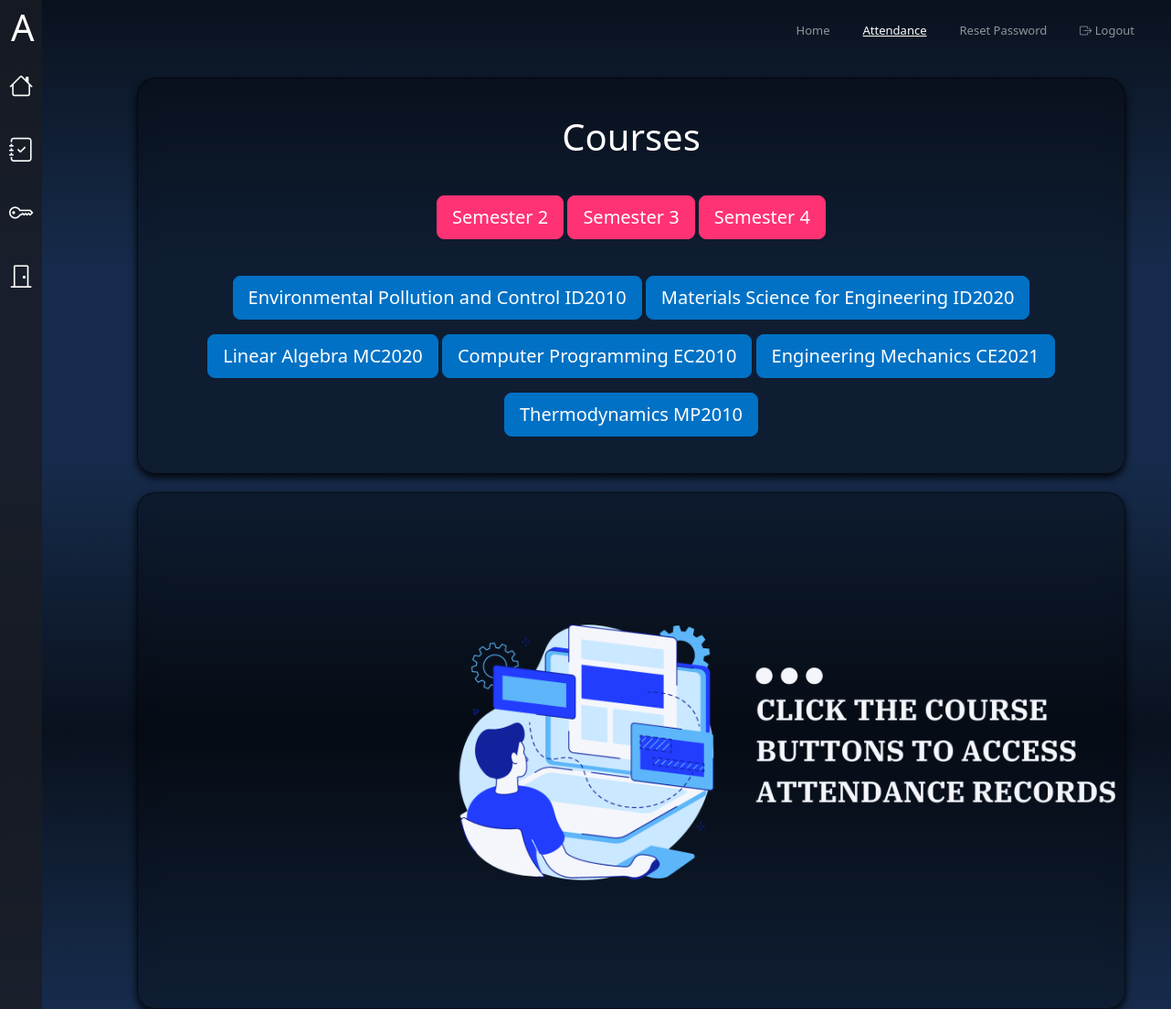
Page /Student_Dashboard/Student_Attendance/Attendance_select.php?Semester=2 (signed in) on the committed database.
### tables this page shows
CREATE TABLE `courseallocation` (
  `AllocationID` int(11) NOT NULL,
  `CourseCode` varchar(100) NOT NULL,
  `Lecture-ID` varchar(100) NOT NULL,
  `Batch` varchar(100) NOT NULL,
  `AcademicYear` year(4) NOT NULL
);

### Student_Dashboard/Student_Attendance/Attendance_select.php (the view, shortened to what this page needs)
<!DOCTYPE html>
<html lang="en" data-bs-theme="dark">
<head>
  <link href="https://cdn.jsdelivr.net/npm/bootstrap@5.3.0/dist/css/bootstrap.min.css" rel="stylesheet">
  <link href="https://cdn.jsdelivr.net/npm/bootstrap-icons/font/bootstrap-icons.css" rel="stylesheet">
  <link href="../custom-styles.css" rel="stylesheet">
</head>
<body>
  <div class="sidebar">
    <ul class="nav flex-column">
        <li class="nav-item">
        <a class="nav-link" href="../Student_index.php" data-bs-toggle="tooltip" data-bs-placement="right" title="Home">
            <i class="bi bi-house"></i>
        </a>
        </li>
        <li class="nav-item">
        <a class="nav-link" href="../Student_Attendance/Attendance.php" data-bs-toggle="tooltip" data-bs-placement="right" title="Attendance">
            <i class="bi bi-journal-check"></i>
        </a>
        </li>
        <li class="nav-item">
        <a class="nav-link" href="../Student_Password_Reset/Password_Reset.php" data-bs-toggle="tooltip" data-bs-placement="right" title="Password Reset">
            <i class="bi bi-key"></i>
        </a>
        </li>
        <li class="nav-item">
        <a class="nav-link" href="../../Login_Student/logout.php" data-bs-toggle="tooltip" data-bs-placement="right" title="Logout">
            <i class="bi bi-door-closed"></i>
        </a>
        </li>
    </ul>
  </div>
  <nav class="navbar navbar-expand-lg navbar-dark bg-dark">
    <div class="container-fluid">
      <a class="navbar-brand" href="#"><h1 class="my-10">A</h1></a>
      <div class="collapse navbar-collapse" id="navbarNav">
        <ul class="navbar-nav ms-auto">
          <li class="nav-item">
            <a class="nav-link  " aria-current="page" href="../Student_index.php">Home</a>
          </li>
          <li class="nav-item">
            <a class="nav-link active" href="../Student_Attendance/Attendance.php">Attendance</a>
          </li>
          <li class="nav-item">
            <a class="nav-link " href="../Student_Password_Reset/Password_Reset.php">Reset Password</a>
          </li>
          <li class="nav-item">
            <a class="nav-link btn btn-outline-danger btn-sm" href="../../Login_Student/logout.php"><span class="bi bi-box-arrow-right"></span> Logout</a>
          </li>
        </ul>
      </div>
    </div>
  </nav>
<div class="content">
  <div class="card head-card glass-effect p-3">
    <div class="card-body">
      <div class="container text-center">
        <h1 class="text-white text-center my-2">Courses</h1>
        <br>
          <?php
          if(isset($_SESSION["Email"])) {
              $email = $_SESSION["Email"];
              include("../connect.php");
              $sql = "SELECT DISTINCT Semester FROM course c
                      JOIN courseallocation ca ON ca.CourseCode = c.CourseCode
                      JOIN student s ON s.Batch = ca.Batch
                      WHERE s.Email = '$email'
                      ORDER BY Semester ASC";
              $result = mysqli_query($conn, $sql);
              if($result && mysqli_num_rows($result) > 0) {
                  while ($row_semester = mysqli_fetch_assoc($result)) {
                  ?>
                  <a href="Attendance_select.php?Semester=<?= $row_semester['Semester'];?>" class="btn btn-danger btn-lg my-2">Semester <?= $row_semester['Semester'];?></a>
                  <?php
                  }
              }
          }
          ?>
          <br>
          <br>
          <?php
              if(isset($_GET['Semester'])) {
                  $semester = $_GET['Semester'];
                  include("../connect.php");
                  $query = "SELECT DISTINCT c.*, ca.*,s.* FROM course c
                              JOIN courseallocation ca ON ca.CourseCode = c.CourseCode
                              JOIN student s ON s.Batch = ca.Batch
                              WHERE s.Email = '$email' AND c.Semester = '$semester'";
                  $result_course = mysqli_query($conn, $query);
                  while ($row_course = mysqli_fetch_assoc($result_course)) {
                      ?>
                      <a href="Attendance_view.php?Semester=<?= $semester;?>&Code=<?= $row_course['CourseCode'];?>&ID=<?= $row_course['AllocationID'];?>&regno=<?= $row_course['RegNo'];?>&name=<?= $row_course['CourseName'];?>" class="btn btn-primary btn-lg my-2"><?= $row_course['CourseName'];?> <?= $row_course['CourseCode'];?></a>
                      <?php
                  }
              } else {
              }
          ?>
      </div>
    </div>
  </div>
  <div class="card head-card glass-effect p-3">
    <div class="card-body">
      <img src="../../icons/not-found/select-course.png" class="img-take-attendance" alt="Image">
    </div>
  </div>
</div>
</body>
</html>

### Student_Dashboard/custom-styles.css (style rules this page uses)
:root { --bs-body-bg: rgba(232, 249, 255, 0.918); --bs-body-color: #242424; --bs-link-color: #c595ff; --bs-primary:#0071c5; --bs-success: #22e285; --bs-danger: #ff3273; }
.btn-primary { background-color: var(--bs-primary) !important; border-color: var(--bs-primary) !important; color: white !important; }
.btn-danger { background-color: var(--bs-danger); border-color: var(--bs-danger); }
body { background-image: linear-gradient(to bottom, #09111e, #0d1829, #101e34, #13253f, #162b4b, #162b4b, #162b4b, #162b4b, #13253f, #101e34, #0d1829, #09111e); background-size: cover; background-position: center; height: 100vh; display: flex; }
.sidebar { position: fixed; top: 0; bottom: 0; left: 0; z-index: 100; padding: 60px 0 0; background-color: rgba(25, 28, 36, 0.8); }
.navbar { position: fixed; top: 0; right: 0; left: 0; z-index: 1030; padding: 1px 0; background-color: transparent !important; }
.content { margin-top: 65px; margin-left: 150px; width: calc(100% - 200px); }
.navbar-brand, .nav-link { font-size: 13px; }
.sidebar .nav-link { color: #fff; font-size: 35px; padding: 15px 10px; text-align: center; }
.sidebar .nav-link i { font-size: 0.75em; display: block; }
nav ul { list-style: none; padding: 0; display: flex; }
nav ul li { margin-right: 20px; }
nav ul li a { text-decoration: none; color: black; position: relative; display: inline-block; padding-bottom: 5px; }
nav ul li a::after { content: ''; position: absolute; left: 0; bottom: 0; height: 2px; width: 100%; background-color: white; transform: scaleX(0); transform-origin: right; transition: transform 0.3s ease; }
.navbar-nav .nav-link.active { text-decoration: underline; }
.head-card img { max-height: 600px; }
.head-card { background: rgba(0, 0, 0, 0.5); color:white; backdrop-filter: blur(10px); box-shadow: 0px 4px 8px rgba(0, 0, 0, 0.9); }
.glass-effect { background: rgba(0, 0, 0, 0.32); color:white; backdrop-filter: blur(10px); -webkit-backdrop-filter: blur(10px); margin-top:20px; border-radius: 20px; border: 1px solid rgba(0, 0, 0, 0.53); }

### Student_Dashboard/Student_Attendance/Attendance_select.php (style rules this page uses)
.head-card img { max-height: 500px; margin-left: 200px; }

### rows in the picture
courseallocation: CourseName "Environmental Pollution and Control", CourseCode "ID2010"
courseallocation: CourseName "Materials Science for Engineering", CourseCode "ID2020"
courseallocation: CourseName "Linear Algebra", CourseCode "MC2020"
courseallocation: CourseName "Computer Programming", CourseCode "EC2010"
courseallocation: CourseName "Engineering Mechanics", CourseCode "CE2021"
courseallocation: CourseName "Thermodynamics", CourseCode "MP2010"

### other values in the picture
$row_semester['Semester'] "2"
$row_semester['Semester'] "3"
$row_semester['Semester'] "4"
